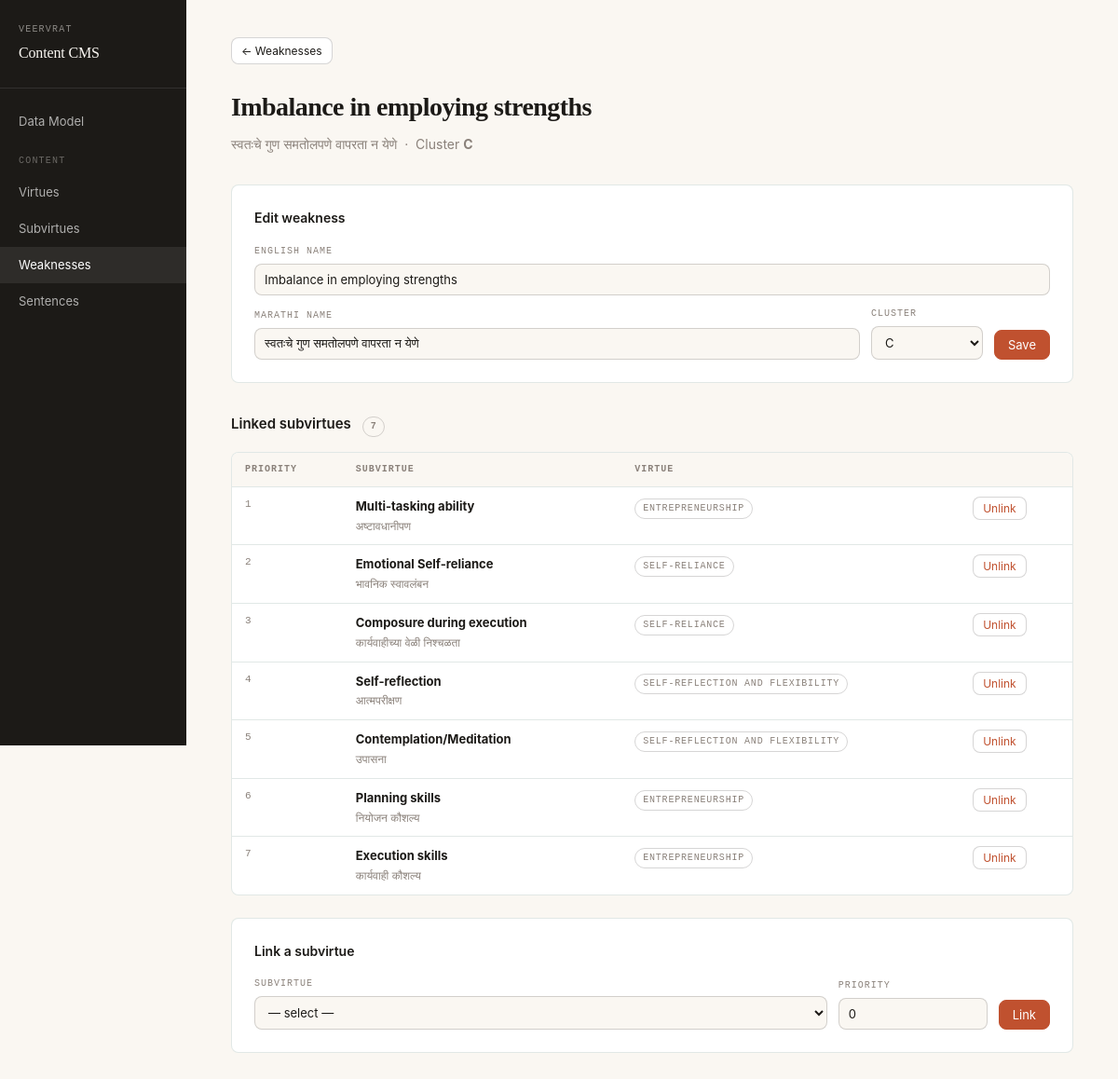
Page /weaknesses/31 on the committed database.
### tables this page shows
CREATE TABLE weakness (
            id       INTEGER PRIMARY KEY AUTOINCREMENT,
            name_en  TEXT NOT NULL UNIQUE,
            name_mr  TEXT,
            category TEXT CHECK(category IN ('A','B','C'))
        );

CREATE TABLE weakness_subvirtue (
            weakness_id   INTEGER NOT NULL REFERENCES weakness(id) ON DELETE CASCADE,
            subvirtue_id  INTEGER NOT NULL REFERENCES subvirtue(id) ON DELETE CASCADE,
            priority      INTEGER DEFAULT 0,
            PRIMARY KEY (weakness_id, subvirtue_id)
        );

CREATE TABLE subvirtue (
            id          INTEGER PRIMARY KEY AUTOINCREMENT,
            name_en     TEXT NOT NULL UNIQUE,
            name_mr     TEXT,
            virtue_id   INTEGER NOT NULL REFERENCES virtue(id) ON DELETE RESTRICT
        );

CREATE TABLE virtue (
            id      INTEGER PRIMARY KEY AUTOINCREMENT,
            name_en TEXT NOT NULL UNIQUE,
            name_mr TEXT
        );

### main.py (the view)
@app.get("/weaknesses/{wid}", response_class=HTMLResponse)
def view_weakness(request: Request, wid: int, msg: str = ""):
    db = get_db()
    weakness = db.execute("SELECT * FROM weakness WHERE id=?", (wid,)).fetchone()
    if not weakness:
        raise HTTPException(404)
    linked_svs = db.execute("""
        SELECT sv.*, v.name_en AS virtue_name, ws.priority
        FROM weakness_subvirtue ws
        JOIN subvirtue sv ON sv.id = ws.subvirtue_id
        JOIN virtue v ON v.id = sv.virtue_id
        WHERE ws.weakness_id = ?
        ORDER BY ws.priority, sv.name_en
    """, (wid,)).fetchall()
    all_svs = db.execute("""
        SELECT sv.*, v.name_en AS virtue_name FROM subvirtue sv
        JOIN virtue v ON v.id = sv.virtue_id
        ORDER BY v.name_en, sv.name_en
    """).fetchall()
    db.close()
    return templates.TemplateResponse(request, "weakness_detail.html", {
        "weakness": weakness,
        "linked_svs": linked_svs, "all_svs": all_svs, "msg": msg
    })

### templates/weakness_detail.html (shortened to what this page needs)
{% extends "base.html" %}
{% block content %}
<div style="margin-bottom:24px;">
  <a href="/weaknesses" class="btn btn-sm">← Weaknesses</a>
</div>
<div class="page-head">
  <h1>{{ weakness.name_en }}</h1>
  <p>{{ weakness.name_mr or '' }} &nbsp;·&nbsp; Cluster <strong>{{ weakness.category }}</strong></p>
</div>
<div class="form-card">
  <h3>Edit weakness</h3>
  <form method="post" action="/weaknesses/{{ weakness.id }}/edit">
    <div class="form-row">
      <div class="field field-full"><label>English name</label><input name="name_en" value="{{ weakness.name_en }}" required></div>
      <div class="field"><label>Marathi name</label><input name="name_mr" value="{{ weakness.name_mr or '' }}"></div>
      <div class="field" style="min-width:100px;max-width:120px;"><label>Cluster</label>
        <select name="category">
          <option value="C" {% if weakness.category=='C' %}selected{% endif %}>C</option>
        </select>
      </div>
      <button type="submit" class="btn btn-primary">Save</button>
    </div>
  </form>
</div>
<div class="section-head">
  <h2>Linked subvirtues <span class="badge" style="margin-left:8px;">{{ linked_svs | length }}</span></h2>
</div>
{% if linked_svs %}
<div class="table-wrap" style="margin-bottom:24px;">
  <table>
    <thead><tr><th>Priority</th><th>Subvirtue</th><th>Virtue</th><th></th></tr></thead>
    <tbody>
    {% for sv in linked_svs %}
    <tr>
      <td style="font-family:var(--mono);font-size:11px;color:var(--muted);">{{ sv.priority }}</td>
      <td><strong>{{ sv.name_en }}</strong><br><span style="color:var(--muted);font-size:12px;">{{ sv.name_mr or '' }}</span></td>
      <td><span class="badge">{{ sv.virtue_name }}</span></td>
      <td>
        <form method="post" action="/weaknesses/{{ weakness.id }}/unlink-subvirtue/{{ sv.id }}" style="display:inline">
          <button type="submit" class="btn btn-sm btn-danger">Unlink</button>
        </form>
      </td>
    </tr>
    {% endfor %}
    </tbody>
  </table>
</div>
{% else %}
<p style="color:var(--muted);margin-bottom:24px;">No subvirtues linked yet.</p>
{% endif %}
<div class="form-card">
  <h3>Link a subvirtue</h3>
  <form method="post" action="/weaknesses/{{ weakness.id }}/link-subvirtue">
    <div class="form-row">
      <div class="field" style="flex:2;"><label>Subvirtue</label>
        <select name="subvirtue_id" required>
          <option value="">— select —</option>
        </select>
      </div>
      <div class="field" style="max-width:100px;"><label>Priority</label><input name="priority" type="number" value="0" min="0"></div>
      <button type="submit" class="btn btn-primary">Link</button>
    </div>
  </form>
</div>
{% endblock %}

### static/style.css (style rules this page uses)
:root { --bg: #FAF7F2; --fg: #1C1A17; --accent: #C0512F; --accent-2: #2F5B4F; --muted: #8A817A; --surface: #fff; --border: rgba(47,91,79,0.14); --border-strong: rgba(28,26,23,0.18); --radius: 8px; --mono: 'JetBrains Mono', ui-monospace, Menlo, monospace; --serif: Georgia, serif; }
*, *::before, *::after { box-sizing: border-box; margin: 0; padding: 0; }
html, body { background: var(--bg); color: var(--fg); font-family: -apple-system, BlinkMacSystemFont, 'Segoe UI', system-ui, sans-serif; font-size: 15px; line-height: 1.6; }
.page-head { margin-bottom: 32px; }
.page-head h1 { font-family: var(--serif); font-size: 28px; letter-spacing: -0.02em; margin-bottom: 6px; }
.page-head p { color: var(--muted); font-size: 14px; }
.table-wrap { background: var(--surface); border: 1px solid var(--border); border-radius: var(--radius); overflow: hidden; margin-bottom: 24px; }
table { width: 100%; border-collapse: collapse; font-size: 13px; }
th { text-align: left; padding: 10px 14px; font-family: var(--mono); font-size: 10px; text-transform: uppercase; letter-spacing: 0.1em; color: var(--muted); border-bottom: 1px solid var(--border); background: var(--bg); }
td { padding: 10px 14px; border-bottom: 1px solid var(--border); vertical-align: top; }
tr:last-child td { border-bottom: none; }
.badge { display: inline-block; font-family: var(--mono); font-size: 10px; text-transform: uppercase; letter-spacing: 0.08em; padding: 2px 8px; border-radius: 999px; border: 1px solid var(--border-strong); color: var(--muted); }
.btn { display: inline-flex; align-items: center; gap: 6px; padding: 7px 14px; border-radius: var(--radius); border: 1px solid var(--border-strong); font-size: 13px; font-family: inherit; cursor: pointer; text-decoration: none; background: var(--surface); color: var(--fg); transition: all 0.12s; }
.btn-primary { background: var(--accent); color: #fff; border-color: var(--accent); }
.btn-sm { padding: 4px 10px; font-size: 12px; }
.btn-danger { color: var(--accent); }
.form-card { background: var(--surface); border: 1px solid var(--border); border-radius: var(--radius); padding: 24px; margin-bottom: 24px; }
.form-card h3 { font-size: 14px; font-weight: 600; margin-bottom: 16px; }
.form-row { display: flex; gap: 12px; flex-wrap: wrap; align-items: flex-end; }
.field { display: flex; flex-direction: column; gap: 5px; flex: 1; min-width: 160px; }
.field label { font-family: var(--mono); font-size: 10px; text-transform: uppercase; letter-spacing: 0.1em; color: var(--muted); }
.field input, .field select, .field textarea { padding: 8px 10px; border: 1px solid var(--border-strong); border-radius: var(--radius); font-size: 13px; font-family: inherit; color: var(--fg); background: var(--bg); outline: none; transition: border-color 0.12s; }
.field-full { flex-basis: 100%; }
.section-head { display: flex; align-items: center; justify-content: space-between; margin: 32px 0 16px; }
.section-head h2 { font-size: 15px; font-weight: 600; }

### rows in the picture
weakness: name_en "Imbalance in employing strengths", name_mr "स्वतःचे गुण समतोलपणे वापरता न येणे", category "C"
weakness_subvirtue: priority "1", name_en "Multi-tasking ability", name_mr "अष्टावधानीपण", virtue_name "ENTREPRENEURSHIP"
weakness_subvirtue: priority "2", name_en "Emotional Self-reliance", name_mr "भावनिक स्वावलंबन", virtue_name "SELF-RELIANCE"
weakness_subvirtue: priority "3", name_en "Composure during execution", name_mr "कार्यवाहीच्या वेळी निश्चळता", virtue_name "SELF-RELIANCE"
weakness_subvirtue: priority "4", name_en "Self-reflection", name_mr "आत्मपरीक्षण", virtue_name "SELF-REFLECTION AND FLEXIBILITY"
weakness_subvirtue: priority "5", name_en "Contemplation/Meditation", name_mr "उपासना", virtue_name "SELF-REFLECTION AND FLEXIBILITY"
weakness_subvirtue: priority "6", name_en "Planning skills", name_mr "नियोजन कौशल्य", virtue_name "ENTREPRENEURSHIP"
weakness_subvirtue: priority "7", name_en "Execution skills", name_mr "कार्यवाही कौशल्य", virtue_name "ENTREPRENEURSHIP"

### other values in the picture
{{ linked_svs | length }} "7"
